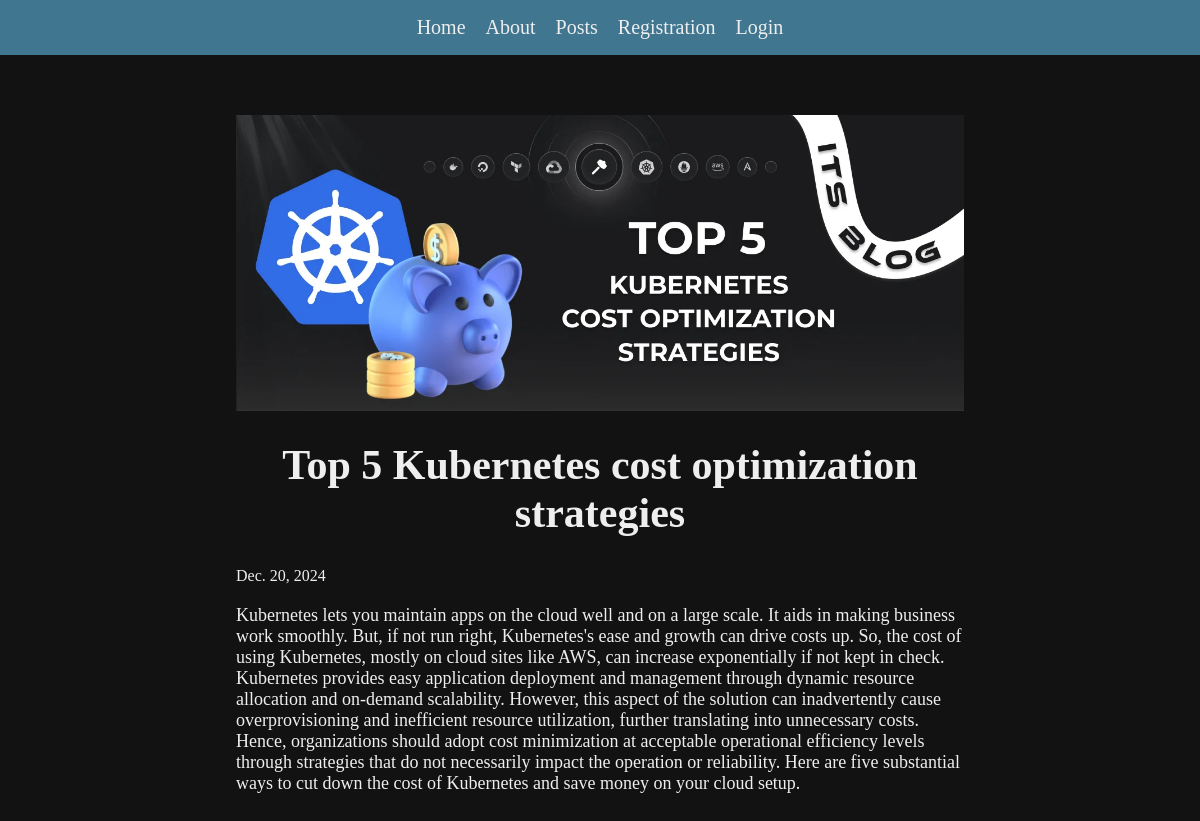
Page /posts/first-post/ on the committed database.
### posts/models.py (models this page shows, shortened)
class Post(models.Model):
  title = models.CharField(max_length=75)
  body = models.TextField()
  slug = models.SlugField()
  date = models.DateField(auto_now_add=True)
  banner = models.ImageField(default='fallback.png', blank=True, null=True)

### posts/views.py (the view)
# urls.py: path('<slug:slug>/', views.post_page, name='page'),
def post_page(request, slug):
  post = Post.objects.get(slug=slug)
  return render(request, 'posts/post_page.html', {'post': post})

### posts/templates/posts/post_page.html (shortened to what this page needs)
{% extends 'layout.html' %}
{% block content %}
  <section>
    <div class="container">
      <img
      class="banner"
      src="{{ post.banner.url }}"
      alt="{{ post.title }}"/>
      <h2 class="title">{{ post.title }}</h2>
      <p class="date">{{ post.date }}</p>
      <p class="text">{{ post.body }}</p>
    </div>
  </section>
{% endblock%}

### static/css/style.css (style rules this page uses)
*, *::before, *::after { box-sizing: border-box; padding: 0; margin: 0; }
body { min-height: 100vh; width: 100%; display: flex; flex-direction: column; font-size: 3rem; background-color: #121212; color: #eeeeee; margin: 0 auto; }
img { display: block; max-width: 100%; height: auto; width: 100%; }
a, p, h1, h2, h3, h4 { margin: 0; padding: 0; }
section { width: 100%; height: 100%; padding: 60px 0; }
.container { max-width: 100%; width: 360px; padding: 0 20px; margin: 0 auto; }
@media screen and (min-width: 480px) { .container { width: 480px; margin: 0 auto; } }
@media screen and (min-width: 768px) { .container { width: 768px; margin: 0 auto; } }
.title { font-size: 42px; text-align: center; margin-bottom: 30px; }
.date { font-size: 16px; margin-bottom: 20px; }
.text { font-size: 18px; }
.banner { display: block; width: 100%; max-width: 800px; margin: 0 auto; margin-bottom: 30px; }

### rows in the picture
Post: banner (picture), title "Top 5 Kubernetes cost optimization strategies", date "Dec. 20, 2024", body "Kubernetes lets you maintain apps on the cloud well and on a large scale. It aids in making business work smoothly. But, if not run right, Kubernetes's ease and growth can drive costs up. So, the cost of using Kubernetes, mostly on cloud sites like AWS, can increase exponentially if not kept in check. Kubernetes provides easy application deployment and management through dynamic resource allocation and on-demand scalability. However, this aspect of the solution can inadvertently cause overprovisioning and inefficient resource utilization, further translating into unnecessary costs. Hence, organizations should adopt cost minimization at acceptable operational efficiency levels through…"
